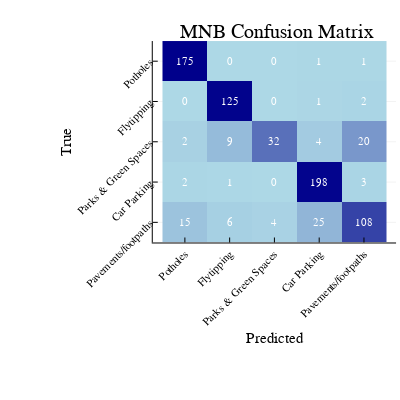
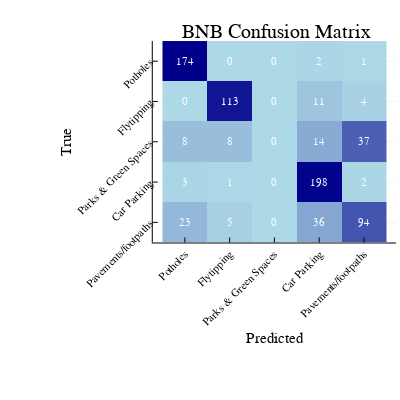

The notebook cell saved with these charts, in order:
### Code cell
p1 = Plots.plot( Classes, Classes, cf_mat_mnb_norm,seriestype = :heatmap, xrotation = 45,yrotation = 45,aspect_ratio = 1,size =[400,400],yflip=true,xaxis = "Predicted", yaxis = "True", c = cgrad.(:blues),colorbar =:none,title = " MNB Confusion Matrix")
[annotate!((j-0.5,i-0.5,Plots.text(string(cf_mat_mnb[i,j]),8,:white))) for i in 1:n_class, j in 1:n_class];
p2 = Plots.plot( Classes, Classes, cf_mat_bnb_norm,seriestype = :heatmap, xrotation = 45,yrotation = 45,aspect_ratio = 1,size =[400,400],yflip=true,xaxis = "Predicted", yaxis = "True", c = cgrad.(:blues),colorbar =:none,title = " BNB Confusion Matrix");
[annotate!((j-0.5,i-0.5,Plots.text(string(cf_mat_bnb[i,j]),8,:white))) for i in 1:n_class, j in 1:n_class];
display(p1)
display(p2)

### Figure 1 — Plotly figure (JSON) as saved in the notebook; plotly's stock layout.template omitted (floating-point values rounded to 4 significant figures)
{"data": [{"colorbar": {"title": ""}, "colorscale": [[0, "rgba(173, 216, 230, 1.000)"], [1, "rgba(0, 0, 139, 1.000)"]], "hoverinfo": "none", "name": "y1", "showlegend": false, "showscale": false, "type": "heatmap", "x": [0, 1, 2, 3, 4, 5], "xaxis": "x1", "y": [0, 1, 2, 3, 4, 5], "yaxis": "y1", "z": [[0.9887, 0, 0, 0.00565, 0.00565], [0, 0.9766, 0, 0.007812, 0.01562], [0.02985, 0.1343, 0.4776, 0.0597, 0.2985], [0.009804, 0.004902, 0, 0.9706, 0.01471], [0.09494, 0.03797, 0.02532, 0.1582, 0.6835]], "zmax": 0.9887, "zmin": 0}], "layout": {"annotations": [{"font": {"color": "rgba(0, 0, 0, 1.000)", "family": "sans-serif", "size": 20}, "rotation": 0, "showarrow": false, "text": " MNB Confusion Matrix", "x": 0.6861, "xanchor": "center", "xref": "paper", "y": 1, "yanchor": "top", "yref": "paper"}, {"font": {"color": "rgba(255, 255, 255, 1.000)", "family": "sans-serif", "size": 11}, "rotation": 0, "showarrow": false, "text": "175", "x": 0.5, "xanchor": "center", "xref": "x", "y": 0.5, "yanchor": "middle", "yref": "y"}, {"font": {"color": "rgba(255, 255, 255, 1.000)", "family": "sans-serif", "size": 11}, "rotation": 0, "showarrow": false, "text": "0", "x": 0.5, "xanchor": "center", "xref": "x", "y": 1.5, "yanchor": "middle", "yref": "y"}, {"font": {"color": "rgba(255, 255, 255, 1.000)", "family": "sans-serif", "size": 11}, "rotation": 0, "showarrow": false, "text": "2", "x": 0.5, "xanchor": "center", "xref": "x", "y": 2.5, "yanchor": "middle", "yref": "y"}, {"font": {"color": "rgba(255, 255, 255, 1.000)", "family": "sans-serif", "size": 11}, "rotation": 0, "showarrow": false, "text": "2", "x": 0.5, "xanchor": "center", "xref": "x", "y": 3.5, "yanchor": "middle", "yref": "y"}, {"font": {"color": "rgba(255, 255, 255, 1.000)", "family": "sans-serif", "size": 11}, "rotation": 0, "showarrow": false, "text": "15", "x": 0.5, "xanchor": "center", "xref": "x", "y": 4.5, "yanchor": "middle", "yref": "y"}, {"font": {"color": "rgba(255, 255, 255, 1.000)", "family": "sans-serif", "size": 11}, "rotation": 0, "showarrow": false, "text": "0", "x": 1.5, "xanchor": "center", "xref": "x", "y": 0.5, "yanchor": "middle", "yref": "y"}, {"font": {"color": "rgba(255, 255, 255, 1.000)", "family": "sans-serif", "size": 11}, "rotation": 0, "showarrow": false, "text": "125", "x": 1.5, "xanchor": "center", "xref": "x", "y": 1.5, "yanchor": "middle", "yref": "y"}, {"font": {"color": "rgba(255, 255, 255, 1.000)", "family": "sans-serif", "size": 11}, "rotation": 0, "showarrow": false, "text": "9", "x": 1.5, "xanchor": "center", "xref": "x", "y": 2.5, "yanchor": "middle", "yref": "y"}, {"font": {"color": "rgba(255, 255, 255, 1.000)", "family": "sans-serif", "size": 11}, "rotation": 0, "showarrow": false, "text": "1", "x": 1.5, "xanchor": "center", "xref": "x", "y": 3.5, "yanchor": "middle", "yref": "y"}, {"font": {"color": "rgba(255, 255, 255, 1.000)", "family": "sans-serif", "size": 11}, "rotation": 0, "showarrow": false, "text": "6", "x": 1.5, "xanchor": "center", "xref": "x", "y": 4.5, "yanchor": "middle", "yref": "y"}, {"font": {"color": "rgba(255, 255, 255, 1.000)", "family": "sans-serif", "size": 11}, "rotation": 0, "showarrow": false, "text": "0", "x": 2.5, "xanchor": "center", "xref": "x", "y": 0.5, "yanchor": "middle", "yref": "y"}, {"font": {"color": "rgba(255, 255, 255, 1.000)", "family": "sans-serif", "size": 11}, "rotation": 0, "showarrow": false, "text": "0", "x": 2.5, "xanchor": "center", "xref": "x", "y": 1.5, "yanchor": "middle", "yref": "y"}, {"font": {"color": "rgba(255, 255, 255, 1.000)", "family": "sans-serif", "size": 11}, "rotation": 0, "showarrow": false, "text": "32", "x": 2.5, "xanchor": "center", "xref": "x", "y": 2.5, "yanchor": "middle", "yref": "y"}, {"font": {"color": "rgba(255, 255, 255, 1.000)", "family": "sans-serif", "size": 11}, "rotation": 0, "showarrow": false, "text": "0", "x": 2.5, "xanchor": "center", "xref": "x", "y": 3.5, "yanchor": "middle", "yref": "y"}, {"font": {"color": "rgba(255, 255, 255, 1.000)", "family": "sans-serif", "size": 11}, "rotation": 0, "showarrow": false, "text": "4", "x": 2.5, "xanchor": "center", "xref": "x", "y": 4.5, "yanchor": "middle", "yref": "y"}, {"font": {"color": "rgba(255, 255, 255, 1.000)", "family": "sans-serif", "size": 11}, "rotation": 0, "showarrow": false, "text": "1", "x": 3.5, "xanchor": "center", "xref": "x", "y": 0.5, "yanchor": "middle", "yref": "y"}, {"font": {"color": "rgba(255, 255, 255, 1.000)", "family": "sans-serif", "size": 11}, "rotation": 0, "showarrow": false, "text": "1", "x": 3.5, "xanchor": "center", "xref": "x", "y": 1.5, "yanchor": "middle", "yref": "y"}, {"font": {"color": "rgba(255, 255, 255, 1.000)", "family": "sans-serif", "size": 11}, "rotation": 0, "showarrow": false, "text": "4", "x": 3.5, "xanchor": "center", "xref": "x", "y": 2.5, "yanchor": "middle", "yref": "y"}, {"font": {"color": "rgba(255, 255, 255, 1.000)", "family": "sans-serif", "size": 11}, "rotation": 0, "showarrow": false, "text": "198", "x": 3.5, "xanchor": "center", "xref": "x", "y": 3.5, "yanchor": "middle", "yref": "y"}, {"font": {"color": "rgba(255, 255, 255, 1.000)", "family": "sans-serif", "size": 11}, "rotation": 0, "showarrow": false, "text": "25", "x": 3.5, "xanchor": "center", "xref": "x", "y": 4.5, "yanchor": "middle", "yref": "y"}, {"font": {"color": "rgba(255, 255, 255, 1.000)", "family": "sans-serif", "size": 11}, "rotation": 0, "showarrow": false, "text": "1", "x": 4.5, "xanchor": "center", "xref": "x", "y": 0.5, "yanchor": "middle", "yref": "y"}, {"font": {"color": "rgba(255, 255, 255, 1.000)", "family": "sans-serif", "size": 11}, "rotation": 0, "showarrow": false, "text": "2", "x": 4.5, "xanchor": "center", "xref": "x", "y": 1.5, "yanchor": "middle", "yref": "y"}, {"font": {"color": "rgba(255, 255, 255, 1.000)", "family": "sans-serif", "size": 11}, "rotation": 0, "showarrow": false, "text": "20", "x": 4.5, "xanchor": "center", "xref": "x", "y": 2.5, "yanchor": "middle", "yref": "y"}, {"font": {"color": "rgba(255, 255, 255, 1.000)", "family": "sans-serif", "size": 11}, "rotation": 0, "showarrow": false, "text": "3", "x": 4.5, "xanchor": "center", "xref": "x", "y": 3.5, "yanchor": "middle", "yref": "y"}, {"font": {"color": "rgba(255, 255, 255, 1.000)", "family": "sans-serif", "size": 11}, "rotation": 0, "showarrow": false, "text": "108", "x": 4.5, "xanchor": "center", "xref": "x", "y": 4.5, "yanchor": "middle", "yref": "y"}], "height": 400, "legend": {"bgcolor": "rgba(255, 255, 255, 1.000)", "bordercolor": "rgba(0, 0, 0, 1.000)", "borderwidth": 1, "font": {"color": "rgba(0, 0, 0, 1.000)", "family": "sans-serif", "size": 11}, "tracegroupgap": 0, "traceorder": "normal", "x": 1.02, "xanchor": "auto", "y": 1, "yanchor": "auto"}, "margin": {"b": 20, "l": 0, "r": 0, "t": 20}, "paper_bgcolor": "rgba(255, 255, 255, 1.000)", "plot_bgcolor": "rgba(255, 255, 255, 1.000)", "showlegend": true, "width": 400, "xaxis": {"anchor": "y1", "domain": [0.3819, 0.9902], "gridcolor": "rgba(0, 0, 0, 0.100)", "gridwidth": 0.5, "linecolor": "rgba(0, 0, 0, 1.000)", "mirror": false, "range": [-0.2172, 5.217], "showgrid": true, "showline": true, "showticklabels": true, "tickangle": -45, "tickcolor": "rgb(0, 0, 0)", "tickfont": {"color": "rgba(0, 0, 0, 1.000)", "family": "sans-serif", "size": 11}, "tickmode": "array", "ticks": "inside", "ticktext": ["Potholes", "Flytipping", "Parks & Green Spaces", "Car Parking", "Pavements/footpaths"], "tickvals": [0.5, 1.5, 2.5, 3.5, 4.5], "title": "Predicted", "titlefont": {"color": "rgba(0, 0, 0, 1.000)", "family": "sans-serif", "size": 15}, "type": "-", "visible": true, "zeroline": false, "zerolinecolor": "rgba(0, 0, 0, 1.000)"}, "yaxis": {"anchor": "x1", "domain": [0.3819, 0.9415], "gridcolor": "rgba(0, 0, 0, 0.100)", "gridwidth": 0.5, "linecolor": "rgba(0, 0, 0, 1.000)", "mirror": false, "range": [5, 0], "showgrid": true, "showline": true, "showticklabels": true, "tickangle": -45, "tickcolor": "rgb(0, 0, 0)", "tickfont": {"color": "rgba(0, 0, 0, 1.000)", "family": "sans-serif", "size": 11}, "tickmode": "array", "ticks": "inside", "ticktext": ["Potholes", "Flytipping", "Parks & Green Spaces", "Car Parking", "Pavements/footpaths"], "tickvals": [0.5, 1.5, 2.5, 3.5, 4.5], "title": "True", "titlefont": {"color": "rgba(0, 0, 0, 1.000)", "family": "sans-serif", "size": 15}, "type": "-", "visible": true, "zeroline": false, "zerolinecolor": "rgba(0, 0, 0, 1.000)"}}}

### Figure 2 — Plotly figure (JSON) as saved in the notebook; plotly's stock layout.template omitted (floating-point values rounded to 4 significant figures)
{"data": [{"colorbar": {"title": ""}, "colorscale": [[0, "rgba(173, 216, 230, 1.000)"], [1, "rgba(0, 0, 139, 1.000)"]], "hoverinfo": "none", "name": "y1", "showlegend": false, "showscale": false, "type": "heatmap", "x": [0, 1, 2, 3, 4, 5], "xaxis": "x1", "y": [0, 1, 2, 3, 4, 5], "yaxis": "y1", "z": [[0.9831, 0, 0, 0.0113, 0.00565], [0, 0.8828, 0, 0.08594, 0.03125], [0.1194, 0.1194, 0, 0.209, 0.5522], [0.01471, 0.004902, 0, 0.9706, 0.009804], [0.1456, 0.03165, 0, 0.2278, 0.5949]], "zmax": 0.9831, "zmin": 0}], "layout": {"annotations": [{"font": {"color": "rgba(0, 0, 0, 1.000)", "family": "sans-serif", "size": 20}, "rotation": 0, "showarrow": false, "text": " BNB Confusion Matrix", "x": 0.6861, "xanchor": "center", "xref": "paper", "y": 1, "yanchor": "top", "yref": "paper"}, {"font": {"color": "rgba(255, 255, 255, 1.000)", "family": "sans-serif", "size": 11}, "rotation": 0, "showarrow": false, "text": "174", "x": 0.5, "xanchor": "center", "xref": "x", "y": 0.5, "yanchor": "middle", "yref": "y"}, {"font": {"color": "rgba(255, 255, 255, 1.000)", "family": "sans-serif", "size": 11}, "rotation": 0, "showarrow": false, "text": "0", "x": 0.5, "xanchor": "center", "xref": "x", "y": 1.5, "yanchor": "middle", "yref": "y"}, {"font": {"color": "rgba(255, 255, 255, 1.000)", "family": "sans-serif", "size": 11}, "rotation": 0, "showarrow": false, "text": "8", "x": 0.5, "xanchor": "center", "xref": "x", "y": 2.5, "yanchor": "middle", "yref": "y"}, {"font": {"color": "rgba(255, 255, 255, 1.000)", "family": "sans-serif", "size": 11}, "rotation": 0, "showarrow": false, "text": "3", "x": 0.5, "xanchor": "center", "xref": "x", "y": 3.5, "yanchor": "middle", "yref": "y"}, {"font": {"color": "rgba(255, 255, 255, 1.000)", "family": "sans-serif", "size": 11}, "rotation": 0, "showarrow": false, "text": "23", "x": 0.5, "xanchor": "center", "xref": "x", "y": 4.5, "yanchor": "middle", "yref": "y"}, {"font": {"color": "rgba(255, 255, 255, 1.000)", "family": "sans-serif", "size": 11}, "rotation": 0, "showarrow": false, "text": "0", "x": 1.5, "xanchor": "center", "xref": "x", "y": 0.5, "yanchor": "middle", "yref": "y"}, {"font": {"color": "rgba(255, 255, 255, 1.000)", "family": "sans-serif", "size": 11}, "rotation": 0, "showarrow": false, "text": "113", "x": 1.5, "xanchor": "center", "xref": "x", "y": 1.5, "yanchor": "middle", "yref": "y"}, {"font": {"color": "rgba(255, 255, 255, 1.000)", "family": "sans-serif", "size": 11}, "rotation": 0, "showarrow": false, "text": "8", "x": 1.5, "xanchor": "center", "xref": "x", "y": 2.5, "yanchor": "middle", "yref": "y"}, {"font": {"color": "rgba(255, 255, 255, 1.000)", "family": "sans-serif", "size": 11}, "rotation": 0, "showarrow": false, "text": "1", "x": 1.5, "xanchor": "center", "xref": "x", "y": 3.5, "yanchor": "middle", "yref": "y"}, {"font": {"color": "rgba(255, 255, 255, 1.000)", "family": "sans-serif", "size": 11}, "rotation": 0, "showarrow": false, "text": "5", "x": 1.5, "xanchor": "center", "xref": "x", "y": 4.5, "yanchor": "middle", "yref": "y"}, {"font": {"color": "rgba(255, 255, 255, 1.000)", "family": "sans-serif", "size": 11}, "rotation": 0, "showarrow": false, "text": "0", "x": 2.5, "xanchor": "center", "xref": "x", "y": 0.5, "yanchor": "middle", "yref": "y"}, {"font": {"color": "rgba(255, 255, 255, 1.000)", "family": "sans-serif", "size": 11}, "rotation": 0, "showarrow": false, "text": "0", "x": 2.5, "xanchor": "center", "xref": "x", "y": 1.5, "yanchor": "middle", "yref": "y"}, {"font": {"color": "rgba(255, 255, 255, 1.000)", "family": "sans-serif", "size": 11}, "rotation": 0, "showarrow": false, "text": "0", "x": 2.5, "xanchor": "center", "xref": "x", "y": 2.5, "yanchor": "middle", "yref": "y"}, {"font": {"color": "rgba(255, 255, 255, 1.000)", "family": "sans-serif", "size": 11}, "rotation": 0, "showarrow": false, "text": "0", "x": 2.5, "xanchor": "center", "xref": "x", "y": 3.5, "yanchor": "middle", "yref": "y"}, {"font": {"color": "rgba(255, 255, 255, 1.000)", "family": "sans-serif", "size": 11}, "rotation": 0, "showarrow": false, "text": "0", "x": 2.5, "xanchor": "center", "xref": "x", "y": 4.5, "yanchor": "middle", "yref": "y"}, {"font": {"color": "rgba(255, 255, 255, 1.000)", "family": "sans-serif", "size": 11}, "rotation": 0, "showarrow": false, "text": "2", "x": 3.5, "xanchor": "center", "xref": "x", "y": 0.5, "yanchor": "middle", "yref": "y"}, {"font": {"color": "rgba(255, 255, 255, 1.000)", "family": "sans-serif", "size": 11}, "rotation": 0, "showarrow": false, "text": "11", "x": 3.5, "xanchor": "center", "xref": "x", "y": 1.5, "yanchor": "middle", "yref": "y"}, {"font": {"color": "rgba(255, 255, 255, 1.000)", "family": "sans-serif", "size": 11}, "rotation": 0, "showarrow": false, "text": "14", "x": 3.5, "xanchor": "center", "xref": "x", "y": 2.5, "yanchor": "middle", "yref": "y"}, {"font": {"color": "rgba(255, 255, 255, 1.000)", "family": "sans-serif", "size": 11}, "rotation": 0, "showarrow": false, "text": "198", "x": 3.5, "xanchor": "center", "xref": "x", "y": 3.5, "yanchor": "middle", "yref": "y"}, {"font": {"color": "rgba(255, 255, 255, 1.000)", "family": "sans-serif", "size": 11}, "rotation": 0, "showarrow": false, "text": "36", "x": 3.5, "xanchor": "center", "xref": "x", "y": 4.5, "yanchor": "middle", "yref": "y"}, {"font": {"color": "rgba(255, 255, 255, 1.000)", "family": "sans-serif", "size": 11}, "rotation": 0, "showarrow": false, "text": "1", "x": 4.5, "xanchor": "center", "xref": "x", "y": 0.5, "yanchor": "middle", "yref": "y"}, {"font": {"color": "rgba(255, 255, 255, 1.000)", "family": "sans-serif", "size": 11}, "rotation": 0, "showarrow": false, "text": "4", "x": 4.5, "xanchor": "center", "xref": "x", "y": 1.5, "yanchor": "middle", "yref": "y"}, {"font": {"color": "rgba(255, 255, 255, 1.000)", "family": "sans-serif", "size": 11}, "rotation": 0, "showarrow": false, "text": "37", "x": 4.5, "xanchor": "center", "xref": "x", "y": 2.5, "yanchor": "middle", "yref": "y"}, {"font": {"color": "rgba(255, 255, 255, 1.000)", "family": "sans-serif", "size": 11}, "rotation": 0, "showarrow": false, "text": "2", "x": 4.5, "xanchor": "center", "xref": "x", "y": 3.5, "yanchor": "middle", "yref": "y"}, {"font": {"color": "rgba(255, 255, 255, 1.000)", "family": "sans-serif", "size": 11}, "rotation": 0, "showarrow": false, "text": "94", "x": 4.5, "xanchor": "center", "xref": "x", "y": 4.5, "yanchor": "middle", "yref": "y"}], "height": 400, "legend": {"bgcolor": "rgba(255, 255, 255, 1.000)", "bordercolor": "rgba(0, 0, 0, 1.000)", "borderwidth": 1, "font": {"color": "rgba(0, 0, 0, 1.000)", "family": "sans-serif", "size": 11}, "tracegroupgap": 0, "traceorder": "normal", "x": 1.02, "xanchor": "auto", "y": 1, "yanchor": "auto"}, "margin": {"b": 20, "l": 0, "r": 0, "t": 20}, "paper_bgcolor": "rgba(255, 255, 255, 1.000)", "plot_bgcolor": "rgba(255, 255, 255, 1.000)", "showlegend": true, "width": 400, "xaxis": {"anchor": "y1", "domain": [0.3819, 0.9902], "gridcolor": "rgba(0, 0, 0, 0.100)", "gridwidth": 0.5, "linecolor": "rgba(0, 0, 0, 1.000)", "mirror": false, "range": [-0.2172, 5.217], "showgrid": true, "showline": true, "showticklabels": true, "tickangle": -45, "tickcolor": "rgb(0, 0, 0)", "tickfont": {"color": "rgba(0, 0, 0, 1.000)", "family": "sans-serif", "size": 11}, "tickmode": "array", "ticks": "inside", "ticktext": ["Potholes", "Flytipping", "Parks & Green Spaces", "Car Parking", "Pavements/footpaths"], "tickvals": [0.5, 1.5, 2.5, 3.5, 4.5], "title": "Predicted", "titlefont": {"color": "rgba(0, 0, 0, 1.000)", "family": "sans-serif", "size": 15}, "type": "-", "visible": true, "zeroline": false, "zerolinecolor": "rgba(0, 0, 0, 1.000)"}, "yaxis": {"anchor": "x1", "domain": [0.3819, 0.9415], "gridcolor": "rgba(0, 0, 0, 0.100)", "gridwidth": 0.5, "linecolor": "rgba(0, 0, 0, 1.000)", "mirror": false, "range": [5, 0], "showgrid": true, "showline": true, "showticklabels": true, "tickangle": -45, "tickcolor": "rgb(0, 0, 0)", "tickfont": {"color": "rgba(0, 0, 0, 1.000)", "family": "sans-serif", "size": 11}, "tickmode": "array", "ticks": "inside", "ticktext": ["Potholes", "Flytipping", "Parks & Green Spaces", "Car Parking", "Pavements/footpaths"], "tickvals": [0.5, 1.5, 2.5, 3.5, 4.5], "title": "True", "titlefont": {"color": "rgba(0, 0, 0, 1.000)", "family": "sans-serif", "size": 15}, "type": "-", "visible": true, "zeroline": false, "zerolinecolor": "rgba(0, 0, 0, 1.000)"}}}
